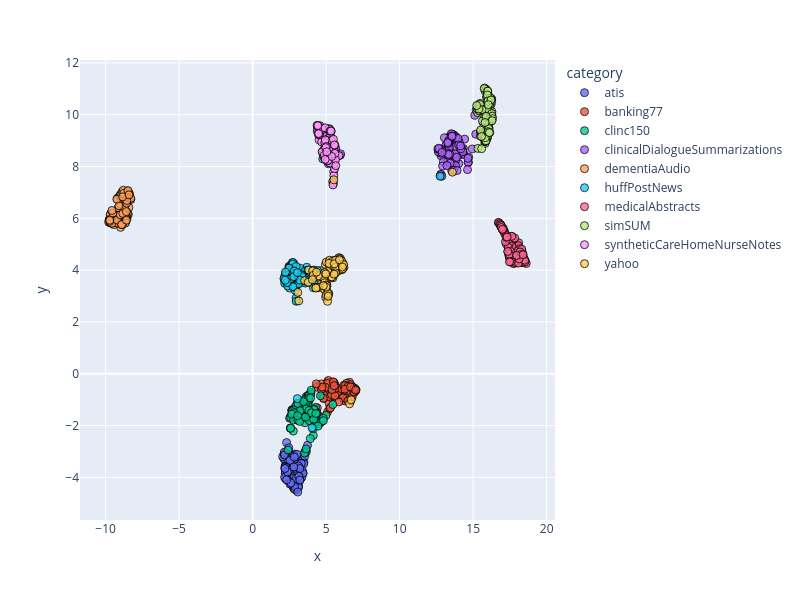

The notebook cell saved with this chart:
### Code cell
dimensionality_reduction_plots(file_paths="./outputsTest/*/mean_model_zero_shot_classification.csv")

### Figure 1 — Plotly figure (JSON) as saved in the notebook; plotly's stock layout.template omitted (floating-point values rounded to 4 significant figures)
{"data": [{"customdata": [["atis_177"], ["atis_172"], ["atis_197"], ["atis_170"], ["atis_100"], ["atis_194"], ["atis_109"], ["atis_100"], ["atis_1"], ["atis_151"], ["atis_202"], ["atis_139"], ["atis_180"], ["atis_104"], ["atis_16"], ["atis_141"], ["atis_121"], ["atis_103"], ["atis_119"], ["atis_179"], ["atis_168"], ["atis_172"], ["atis_163"], ["atis_175"], ["atis_117"], ["atis_100"], ["atis_159"], ["atis_163"], ["atis_105"], ["atis_296"], ["atis_103"], ["atis_16"], ["atis_134"], ["atis_218"], ["atis_109"], ["atis_119"], ["atis_291"], ["atis_105"], ["atis_120"], ["atis_135"], ["atis_0"], ["atis_106"], ["atis_0"], ["atis_120"], ["atis_133"], ["atis_12"], ["atis_134"], ["atis_139"], ["atis_229"], ["atis_190"], ["atis_233"], ["atis_179"], ["atis_124"], ["atis_121"], ["atis_171"], ["atis_134"], ["atis_147"], ["atis_146"], ["atis_106"], ["atis_109"], ["atis_146"], ["atis_146"], ["atis_143"], ["atis_114"], ["atis_108"], ["atis_216"], ["atis_114"], ["atis_180"], ["atis_124"], ["atis_158"], ["atis_103"], ["atis_178"], ["atis_170"], ["atis_212"], ["atis_159"], ["atis_102"], ["atis_235"], ["atis_113"], ["atis_131"], ["atis_109"], ["atis_302"], ["atis_163"], ["atis_13"], ["atis_21"], ["atis_154"], ["atis_114"], ["atis_103"], ["atis_21"], ["atis_119"], ["atis_168"], ["atis_119"], ["atis_238"], ["atis_119"], ["atis_1"], ["atis_147"], ["atis_279"], ["atis_162"], ["atis_310"], ["atis_177"], ["atis_22"]], "hovertemplate": "category=atis<br>x=%{x}<br>y=%{y}<br>doc_id=%{customdata[0]}<extra></extra>", "legendgroup": "atis", "marker": {"color": "#636efa", "line": {"color": "black", "width": 1}, "opacity": 0.8, "size": 8, "symbol": "circle"}, "mode": "markers", "name": "atis", "orientation": "v", "showlegend": true, "type": "scatter", "x": [2.455, 2.606, 2.673, 2.433, 2.237, 3.028, 3.178, 2.518, 2.591, 2.421, 2.776, 3.061, 2.213, 2.353, 2.816, 2.527, 2.934, 3.354, 3.38, 3.55, 2.831, 2.434, 2.853, 2.318, 2.624, 2.391, 2.906, 2.735, 2.364, 3.113, 2.818, 2.587, 2.233, 2.126, 2.96, 2.795, 2.781, 3.487, 2.755, 2.276, 3.052, 2.31, 3.236, 3.115, 2.883, 3.076, 2.344, 2.649, 2.172, 2.361, 3.546, 2.216, 2.78, 2.222, 2.388, 2.043, 2.268, 2.19, 3.433, 2.852, 2.243, 2.723, 3.477, 2.177, 3.64, 2.981, 3.391, 3.303, 3.421, 2.493, 3.151, 2.804, 2.144, 2.544, 3.097, 2.223, 2.838, 3.119, 3.022, 2.749, 2.947, 2.456, 2.157, 3.168, 2.854, 2.368, 2.842, 3.103, 2.537, 3.215, 3.736, 2.803, 2.197, 3.07, 2.165, 2.97, 2.61, 3.146, 3.216, 2.31], "xaxis": "x", "y": [-4.066, -3.908, -3.187, -3.377, -3.634, -4.23, -3.758, -4.121, -3.43, -3.196, -3.306, -3.844, -3.557, -3.317, -4.429, -3.317, -3.444, -3.994, -3.321, -3.028, -3.097, -3.375, -4.032, -3.702, -4.274, -3.518, -4.432, -3.484, -3.769, -4.308, -3.607, -3.47, -3.814, -3.271, -4.491, -3.159, -4.401, -3.409, -3.437, -4.066, -4.226, -2.655, -4.096, -4.371, -4.457, -3.451, -3.954, -4.186, -3.301, -3.279, -3.185, -3.584, -4.024, -3.838, -4.116, -3.201, -3.609, -3.653, -3.842, -3.651, -4.041, -3.165, -3.474, -3.997, -2.949, -3.199, -3.737, -3.461, -3.844, -3.726, -3.958, -3.163, -3.097, -3.345, -4.365, -3.041, -4.445, -4.379, -3.109, -4.291, -4.142, -2.853, -3.026, -3.619, -4.358, -3.795, -3.22, -3.555, -4.256, -3.659, -2.758, -3.595, -3.657, -4.564, -3.134, -4.042, -4.215, -3.965, -4.102, -4.093], "yaxis": "y"}, {"customdata": [["atis_298"], ["atis_175"], ["atis_210"], ["atis_190"], ["atis_102"], ["atis_278"], ["atis_201"], ["atis_169"], ["atis_194"], ["atis_176"], ["atis_257"], ["atis_210"], ["atis_238"], ["atis_174"], ["atis_433"], ["atis_175"], ["atis_129"], ["atis_108"], ["atis_174"], ["atis_282"], ["atis_235"], ["atis_20"], ["atis_437"], ["atis_191"], ["atis_249"], ["atis_151"], ["atis_200"], ["atis_349"], ["atis_332"], ["atis_326"], ["atis_192"], ["atis_273"], ["atis_19"], ["atis_325"], ["atis_133"], ["atis_186"], ["atis_307"], ["atis_277"], ["atis_28"], ["atis_288"], ["atis_161"], ["atis_229"], ["atis_155"], ["atis_176"], ["atis_179"], ["atis_15"], ["atis_196"], ["atis_196"], ["atis_30"], ["atis_263"], ["atis_234"], ["atis_206"], ["atis_243"], ["atis_141"], ["atis_294"], ["atis_16"], ["atis_151"], ["atis_224"], ["atis_211"], ["atis_129"], ["atis_188"], ["atis_336"], ["atis_163"], ["atis_151"], ["atis_115"], ["atis_245"], ["atis_191"], ["atis_409"], ["atis_241"], ["atis_179"], ["atis_124"], ["atis_235"], ["atis_174"], ["atis_234"], ["atis_200"], ["atis_116"], ["atis_271"], ["atis_329"], ["atis_158"], ["atis_229"], ["atis_383"], ["atis_243"], ["atis_177"], ["atis_356"], ["atis_189"], ["atis_134"], ["atis_108"], ["atis_211"], ["atis_196"], ["atis_235"], ["atis_15"], ["atis_242"], ["atis_121"], ["atis_287"], ["atis_19"], ["atis_371"], ["atis_163"], ["atis_335"], ["atis_227"], ["atis_349"]], "hovertemplate": "category=banking77<br>x=%{x}<br>y=%{y}<br>doc_id=%{customdata[0]}<extra></extra>", "legendgroup": "banking77", "marker": {"color": "#EF553B", "line": {"color": "black", "width": 1}, "opacity": 0.8, "size": 8, "symbol": "circle"}, "mode": "markers", "name": "banking77", "orientation": "v", "showlegend": true, "type": "scatter", "x": [6.758, 7.039, 4.36, 6.489, 6.334, 6.264, 6.486, 6.356, 6.435, 5.854, 6.547, 5.588, 5.316, 5.225, 6.012, 4.4, 4.954, 6.909, 6.063, 6.645, 5.546, 4.709, 6.583, 6.942, 6.655, 5.568, 5.247, 6.186, 6.594, 6.354, 5.999, 6.224, 5.094, 6.152, 5.105, 6.945, 5.853, 4.842, 5.365, 6.825, 5.26, 6.24, 5.203, 5.484, 5.097, 5.237, 6.594, 6.732, 5.534, 5.34, 6.393, 6.851, 5.153, 5.49, 6.295, 4.682, 6.249, 5.953, 6.386, 5.775, 6.834, 6.995, 5.534, 6.26, 6.391, 6.661, 5.179, 5.722, 4.81, 6.547, 6.884, 5.376, 5.596, 6.076, 4.82, 6.791, 5.092, 6.413, 4.956, 5.494, 5.295, 6.635, 5.403, 4.678, 4.728, 6.612, 6.776, 6.145, 6.19, 6.485, 6.885, 6.28, 4.331, 6.495, 6.277, 6.898, 6.661, 7.011, 5.862, 5.549], "xaxis": "x", "y": [-0.4948, -0.6199, -0.5183, -0.5354, -0.5251, -0.5018, -0.7719, -0.7595, -0.4768, -0.7541, -0.8638, -0.4665, -0.3437, -0.3581, -0.8327, -1.313, -0.6558, -0.7254, -0.8186, -0.9707, -0.8902, -0.8427, -0.846, -0.5556, -1.053, -0.3748, -0.3524, -0.5243, -0.4787, -1.026, -0.8485, -0.8606, -1.473, -0.8084, -0.821, -0.6565, -0.7148, -0.957, -0.3285, -0.7066, -0.9023, -0.843, -1.142, -0.3741, -0.306, -1.34, -0.3317, -0.9317, -0.3503, -0.4637, -0.5732, -0.6145, -0.2597, -0.4196, -0.5176, -0.3908, -1.046, -0.6111, -0.7187, -0.7384, -0.7055, -0.6653, -0.4968, -0.5307, -0.3628, -0.4174, -0.8852, -0.5472, -0.801, -0.7975, -0.6988, -0.8114, -0.8504, -0.5903, -0.9438, -0.516, -0.3744, -0.9567, -0.5264, -0.3114, -1.315, -0.6787, -0.6096, -0.6063, -0.5148, -1.037, -0.8895, -0.928, -0.4479, -1.043, -0.6963, -0.4548, -0.3899, -0.4842, -0.5976, -0.5862, -0.5072, -0.6302, -1.091, -0.4607], "yaxis": "y"}, {"customdata": [["atis_394"], ["atis_210"], ["atis_343"], ["atis_216"], ["atis_147"], ["atis_3"], ["atis_241"], ["atis_292"], ["atis_294"], ["atis_229"], ["atis_272"], ["atis_267"], ["atis_394"], ["atis_234"], ["atis_487"], ["atis_238"], ["atis_176"], ["atis_330"], ["atis_188"], ["atis_283"], ["atis_263"], ["atis_331"], ["atis_557"], ["atis_194"], ["atis_450"], ["atis_243"], ["atis_275"], ["atis_371"], ["atis_429"], ["atis_353"], ["atis_261"], ["atis_279"], ["atis_257"], ["atis_427"], ["atis_145"], ["atis_19"], ["atis_329"], ["atis_314"], ["atis_287"], ["atis_289"], ["atis_234"], ["atis_267"], ["atis_216"], ["atis_245"], ["atis_238"], ["atis_263"], ["atis_334"], ["atis_256"], ["atis_315"], ["atis_283"], ["atis_369"], ["atis_256"], ["atis_302"], ["atis_260"], ["atis_326"], ["atis_200"], ["atis_154"], ["atis_321"], ["atis_336"], ["atis_314"], ["atis_225"], ["atis_371"], ["atis_300"], ["atis_165"], ["atis_154"], ["atis_256"], ["atis_268"], ["atis_410"], ["atis_25"], ["atis_218"], ["atis_186"], ["atis_310"], ["atis_280"], ["atis_252"], ["atis_31"], ["atis_131"], ["atis_302"], ["atis_332"], ["atis_206"], ["atis_305"], ["atis_406"], ["atis_261"], ["atis_186"], ["atis_36"], ["atis_256"], ["atis_230"], ["atis_159"], ["atis_222"], ["atis_430"], ["atis_324"], ["atis_23"], ["atis_261"], ["atis_133"], ["atis_288"], ["atis_210"], ["atis_515"], ["atis_240"], ["atis_349"], ["atis_278"], ["atis_36"]], "hovertemplate": "category=clinc150<br>x=%{x}<br>y=%{y}<br>doc_id=%{customdata[0]}<extra></extra>", "legendgroup": "clinc150", "marker": {"color": "#00cc96", "line": {"color": "black", "width": 1}, "opacity": 0.8, "size": 8, "symbol": "circle"}, "mode": "markers", "name": "clinc150", "orientation": "v", "showlegend": true, "type": "scatter", "x": [4.282, 2.744, 4.99, 3.73, 4.219, 2.515, 2.573, 4.572, 3.181, 2.761, 3.828, 2.768, 3.653, 3.535, 2.578, 3.758, 3.64, 3.814, 4.344, 4.129, 3.295, 3.24, 4.479, 2.613, 3.679, 3.693, 4.228, 2.59, 2.862, 3.966, 3.556, 2.688, 2.654, 3.723, 4.361, 2.586, 3.049, 4.375, 3.924, 3.763, 3.504, 3.376, 2.415, 2.903, 3.77, 3.837, 5.454, 3.003, 3.436, 3.459, 3.027, 3.201, 3.289, 2.786, 3.156, 3.638, 3.986, 3.079, 3.743, 3.493, 4.123, 4.166, 2.913, 3.779, 3.208, 3.864, 4.61, 3.578, 3.641, 3.936, 4.688, 3.958, 3.806, 3.636, 3.727, 2.701, 3.985, 4.811, 3.329, 3.852, 2.802, 3.643, 3.822, 4.813, 4.177, 3.836, 4.451, 3.09, 3.202, 3.23, 3.997, 2.696, 2.816, 4.159, 3.597, 3.944, 2.663, 3.056, 3.455, 4.304], "xaxis": "x", "y": [-1.296, -1.473, -1.607, -0.858, -1.932, -1.716, -2.104, -1.919, -1.324, -1.494, -0.8601, -2.213, -3.015, -3.063, -2.089, -0.9161, -1.518, -0.8964, -1.857, -2.382, -1.473, -1.117, -1.617, -1.61, -1.575, -1.718, -1.632, -1.689, -1.335, -0.7169, -1.891, -1.387, -1.416, -1.65, -1.495, -2.105, -1.742, -1.522, -2.501, -1.746, -1.67, -1.655, -2.946, -1.483, -1.666, -1.046, -1.187, -1.722, -1.232, -1.145, -1.139, -1.551, -1.696, -1.78, -1.443, -0.8879, -1.724, -1.799, -1.178, -1.033, -2.121, -1.362, -1.26, -0.8293, -1.513, -1.536, -0.8498, -0.986, -1.253, -1.556, -1.85, -0.7848, -0.8461, -2.901, -1.024, -1.394, -0.6342, -1.721, -1.565, -1.809, -1.39, -1.361, -0.9324, -1.811, -1.383, -1.417, -2.022, -1.153, -1.842, -1.422, -1.508, -1.46, -1.506, -1.754, -1.675, -0.9359, -1.558, -1.619, -1.073, -1.537], "yaxis": "y"}, {"customdata": [["atis_458"], ["atis_25"], ["atis_378"], ["atis_452"], ["atis_265"], ["atis_356"], ["atis_399"], ["atis_329"], ["atis_3"], ["atis_287"], ["atis_288"], ["atis_294"], ["atis_410"], ["atis_265"], ["atis_513"], ["atis_437"], ["atis_178"], ["atis_332"], ["atis_287"], ["atis_386"], ["atis_398"], ["atis_433"], ["atis_578"], ["atis_227"], ["atis_457"], ["atis_374"], ["atis_291"], ["atis_425"], ["atis_442"], ["atis_44"], ["atis_272"], ["atis_370"], ["atis_42"], ["atis_496"], ["atis_200"], ["atis_276"], ["atis_33"], ["atis_383"], ["atis_409"], ["atis_337"], ["atis_302"], ["atis_272"], ["atis_332"], ["atis_349"], ["atis_260"], ["atis_273"], ["atis_351"], ["atis_356"], ["atis_356"], ["atis_3"], ["atis_389"], ["atis_291"], ["atis_307"], ["atis_331"], ["atis_334"], ["atis_284"], ["atis_234"], ["atis_442"], ["atis_521"], ["atis_397"], ["atis_353"], ["atis_392"], ["atis_323"], ["atis_260"], ["atis_161"], ["atis_391"], ["atis_289"], ["atis_42"], ["atis_343"], ["atis_227"], ["atis_240"], ["atis_364"], ["atis_348"], ["atis_386"], ["atis_404"], ["atis_210"], ["atis_448"], ["atis_489"], ["atis_282"], ["atis_392"], ["atis_525"], ["atis_485"], ["atis_324"], ["atis_42"], ["atis_295"], ["atis_265"], ["atis_16"], ["atis_225"], ["atis_532"], ["atis_42"], ["atis_235"], ["atis_429"], ["atis_212"], ["atis_340"], ["atis_29"], ["atis_608"], ["atis_305"], ["atis_497"], ["atis_350"], ["atis_378"]], "hovertemplate": "category=clinicalDialogueSummarizations<br>x=%{x}<br>y=%{y}<br>doc_id=%{customdata[0]}<extra></extra>", "legendgroup": "clinicalDialogueSummarizations", "marker": {"color": "#ab63fa", "line": {"color": "black", "width": 1}, "opacity": 0.8, "size": 8, "symbol": "circle"}, "mode": "markers", "name": "clinicalDialogueSummarizations", "orientation": "v", "showlegend": true, "type": "scatter", "x": [13.7, 13.56, 13.63, 14.35, 12.77, 13.27, 13.54, 13.7, 13.25, 12.85, 14.68, 13.16, 14.34, 12.83, 13.39, 13.55, 13.41, 13.54, 5.963, 13.68, 14.04, 14.02, 12.8, 12.79, 12.78, 13.78, 13.58, 15.18, 14.2, 13.8, 13.4, 14.36, 13.81, 13.3, 13.58, 13.58, 13.2, 13.8, 12.63, 14.26, 15.55, 13.48, 14.07, 13.25, 13.05, 13.29, 13.7, 13.91, 13.32, 14.42, 12.74, 14.7, 13.51, 13.37, 13.22, 5.982, 12.82, 12.77, 13.88, 13.3, 14.29, 13.27, 14.65, 14.05, 13.96, 13.27, 13.43, 13.32, 15.11, 14.62, 14.64, 13.35, 12.88, 12.63, 15.34, 13.32, 14.01, 13.38, 12.71, 14.94, 13.27, 13.77, 13.55, 12.81, 13.42, 16.72, 12.6, 14.16, 13.3, 12.97, 12.92, 13.32, 13.87, 12.67, 13.27, 12.89, 14.14, 12.87, 13.56, 13.21], "xaxis": "x", "y": [7.976, 8.13, 9.224, 8.49, 8.634, 8.266, 8.843, 9.21, 8.511, 8.676, 8.165, 8.845, 8.696, 8.643, 8.745, 9.219, 8.984, 7.838, 8.436, 8.111, 8.435, 8.111, 7.684, 8.611, 7.655, 8.767, 9.233, 9.247, 8.516, 8.228, 9.149, 8.459, 9.153, 8.915, 9.249, 8.156, 8.358, 8.031, 8.622, 8.656, 9.171, 8.513, 8.521, 8.529, 9.11, 8.537, 7.858, 7.844, 8.789, 9.056, 8.611, 8.356, 9.262, 8.873, 8.494, 8.486, 8.414, 8.517, 9.056, 8.245, 8.578, 8.27, 8.158, 8.934, 9.084, 8.451, 8.126, 8.865, 9.973, 7.877, 8.313, 9.001, 8.621, 8.565, 10.25, 8.931, 8.83, 8.726, 8.66, 8.677, 8.52, 8.492, 9.172, 7.7, 8.464, 5.836, 8.679, 8.681, 8.887, 8.186, 8.019, 8.463, 8.352, 8.705, 8.926, 8.543, 8.793, 7.622, 9.167, 8.037], "yaxis": "y"}, {"customdata": [["atis_507"], ["atis_305"], ["atis_39"], ["atis_469"], ["atis_306"], ["atis_531"], ["atis_453"], ["atis_429"], ["atis_475"], ["atis_346"], ["atis_42"], ["atis_495"], ["atis_456"], ["atis_374"], ["atis_515"], ["atis_452"], ["atis_22"], ["atis_351"], ["atis_336"], ["atis_439"], ["atis_42"], ["atis_49"], ["atis_66"], ["atis_246"], ["atis_501"], ["atis_389"], ["atis_35"], ["atis_495"], ["atis_575"], ["atis_464"], ["atis_326"], ["atis_475"], ["atis_420"], ["atis_520"], ["atis_208"], ["atis_299"], ["atis_401"], ["atis_427"], ["atis_415"], ["atis_348"], ["atis_326"], ["atis_350"], ["atis_346"], ["atis_429"], ["atis_426"], ["atis_394"], ["atis_414"], ["atis_437"], ["atis_358"], ["atis_390"], ["atis_548"], ["atis_330"], ["atis_489"], ["atis_349"], ["atis_412"], ["atis_475"], ["atis_286"], ["atis_445"], ["atis_533"], ["atis_410"], ["atis_426"], ["atis_460"], ["atis_482"], ["atis_328"], ["atis_183"], ["atis_460"], ["atis_330"], ["atis_508"], ["atis_345"], ["atis_349"], ["atis_278"], ["atis_369"], ["atis_413"], ["atis_414"], ["atis_416"], ["atis_277"], ["atis_537"], ["atis_536"], ["atis_321"], ["atis_466"], ["atis_556"], ["atis_486"], ["atis_363"], ["atis_513"], ["atis_354"], ["atis_315"], ["atis_233"], ["atis_238"], ["atis_540"], ["atis_451"], ["atis_267"], ["atis_43"], ["atis_287"], ["atis_370"], ["atis_334"], ["atis_666"], ["atis_320"], ["atis_548"], ["atis_537"], ["atis_469"]], "hovertemplate": "category=dementiaAudio<br>x=%{x}<br>y=%{y}<br>doc_id=%{customdata[0]}<extra></extra>", "legendgroup": "dementiaAudio", "marker": {"color": "#FFA15A", "line": {"color": "black", "width": 1}, "opacity": 0.8, "size": 8, "symbol": "circle"}, "mode": "markers", "name": "dementiaAudio", "orientation": "v", "showlegend": true, "type": "scatter", "x": [-8.582, -8.511, -8.638, -8.902, -8.491, -9.572, -9.151, -8.72, -8.542, -9.695, -8.971, -9.032, -8.769, -9.383, -9.479, -8.451, -8.407, -8.876, -8.284, -9.653, -9.667, -9.646, -9.706, -9.076, -9.684, -8.523, -8.366, -9.412, -8.417, -8.675, -9.198, -8.546, -9.707, -8.516, -8.94, -8.64, -9.009, -8.797, -8.931, -9.02, -8.78, -9.134, -9.036, -8.773, -8.75, -8.554, -9.084, -9.2, -9.747, -9.135, -8.979, -8.956, -9.438, -9.209, -8.92, -8.662, -9.766, -9.69, -8.416, -8.652, -8.976, -8.637, -8.689, -8.469, -8.954, -8.646, -8.493, -8.885, -9.785, -8.568, -8.865, -8.708, -9.742, -9.66, -8.285, -9.702, -8.794, -8.455, -9.568, -9.732, -9.215, -8.692, -8.853, -9.089, -9.002, -9.503, -8.548, -8.823, -9.713, -8.651, -8.59, -8.914, -9.567, -8.552, -8.763, -9.234, -8.837, -8.584, -8.474, -8.405], "xaxis": "x", "y": [6.595, 6.981, 6.558, 5.764, 6.951, 5.812, 5.871, 6.969, 5.974, 6.03, 5.749, 5.963, 5.922, 6.143, 5.899, 6.144, 6.966, 6.781, 6.72, 6.178, 5.942, 5.823, 5.991, 6.839, 5.937, 6.231, 6.931, 5.965, 6.417, 5.903, 6.776, 6.1, 5.976, 6.181, 6.104, 6.624, 6.519, 5.908, 6.251, 5.859, 6.47, 6.396, 6.869, 5.905, 5.995, 7.036, 5.935, 6.108, 5.943, 5.895, 5.651, 6.536, 5.757, 5.82, 5.79, 5.838, 5.91, 6.134, 6.74, 6.585, 6.874, 6.089, 6.368, 6.89, 6.941, 5.819, 7.042, 6.73, 5.845, 6.585, 7.022, 6.754, 5.946, 5.823, 6.77, 5.863, 7.085, 6.941, 5.806, 5.883, 5.932, 6.152, 5.754, 6.486, 6.132, 6.203, 6.837, 6.189, 5.927, 6.897, 6.258, 5.759, 6.303, 6.686, 6.963, 6.736, 6.827, 5.926, 7.07, 6.904], "yaxis": "y"}, {"customdata": [["atis_564"], ["atis_35"], ["atis_491"], ["atis_497"], ["atis_451"], ["atis_54"], ["atis_495"], ["atis_479"], ["atis_677"], ["atis_42"], ["atis_457"], ["atis_496"], ["atis_466"], ["atis_390"], ["atis_541"], ["atis_457"], ["atis_25"], ["atis_502"], ["atis_35"], ["atis_575"], ["atis_440"], ["atis_521"], ["atis_688"], ["atis_348"], ["atis_592"], ["atis_558"], ["atis_354"], ["atis_499"], ["atis_627"], ["atis_55"], ["atis_60"], ["atis_527"], ["atis_448"], ["atis_547"], ["atis_230"], ["atis_401"], ["atis_406"], ["atis_608"], ["atis_524"], ["atis_349"], ["atis_349"], ["atis_521"], ["atis_462"], ["atis_445"], ["atis_464"], ["atis_409"], ["atis_489"], ["atis_457"], ["atis_402"], ["atis_486"], ["atis_607"], ["atis_533"], ["atis_533"], ["atis_401"], ["atis_439"], ["atis_524"], ["atis_36"], ["atis_491"], ["atis_568"], ["atis_450"], ["atis_449"], ["atis_496"], ["atis_54"], ["atis_394"], ["atis_310"], ["atis_478"], ["atis_426"], ["atis_574"], ["atis_561"], ["atis_426"], ["atis_329"], ["atis_419"], ["atis_527"], ["atis_439"], ["atis_570"], ["atis_367"], ["atis_585"], ["atis_578"], ["atis_322"], ["atis_51"], ["atis_582"], ["atis_586"], ["atis_533"], ["atis_575"], ["atis_525"], ["atis_624"], ["atis_395"], ["atis_353"], ["atis_634"], ["atis_473"], ["atis_268"], ["atis_47"], ["atis_306"], ["atis_386"], ["atis_373"], ["atis_671"], ["atis_321"], ["atis_621"], ["atis_558"], ["atis_546"]], "hovertemplate": "category=huffPostNews<br>x=%{x}<br>y=%{y}<br>doc_id=%{customdata[0]}<extra></extra>", "legendgroup": "huffPostNews", "marker": {"color": "#19d3f3", "line": {"color": "black", "width": 1}, "opacity": 0.8, "size": 8, "symbol": "circle"}, "mode": "markers", "name": "huffPostNews", "orientation": "v", "showlegend": true, "type": "scatter", "x": [3.114, 3.898, 2.556, 2.295, 3.529, 3.793, 3.571, 2.494, 2.813, 3.965, 2.524, 3.671, 2.963, 2.319, 2.266, 3.685, 2.671, 2.467, 12.75, 2.253, 2.706, 4.896, 2.738, 2.809, 3.009, 2.769, 2.707, 2.493, 2.154, 2.515, 2.514, 3.609, 4.164, 3.103, 2.18, 2.894, 3.809, 3.291, 3.518, 3.366, 3.435, 3.137, 5.429, 2.684, 4.251, 2.735, 2.732, 3.582, 2.231, 2.344, 2.38, 2.663, 2.882, 2.939, 4.77, 4.372, 3.416, 3.172, 3.225, 2.659, 3.82, 3.129, 2.291, 3.58, 2.609, 3.104, 2.311, 3.134, 2.196, 2.544, 2.744, 3.896, 3.347, 2.648, 2.758, 4.621, 3.626, 2.619, 2.835, 2.458, 2.132, 2.962, 2.478, 3.808, 4.216, 2.954, 2.355, 3.36, 2.233, 4.136, 3.22, 2.832, 4.408, 2.802, 3.771, 2.221, 2.962, 3.042, 4.042, 3.051], "xaxis": "x", "y": [3.472, 3.872, 4.148, 3.77, 3.96, 3.793, 3.499, 3.519, 3.736, 3.884, 4.16, 3.978, 3.365, 3.498, 3.523, 4.111, 3.722, 4.14, 7.624, 3.878, 4.287, 3.717, 3.454, 4.249, 2.815, 3.5, 3.576, 4.109, 3.659, 3.307, 4.084, 3.918, 3.44, 3.737, 3.493, 3.216, 3.746, 3.597, 3.575, 3.613, 3.695, 3.997, 8.445, 3.696, 3.449, 4.297, 4.23, 3.656, 3.591, 3.794, 3.391, 3.645, 3.34, 3.77, 8.295, 3.46, 3.895, 3.646, 4.074, 3.665, 3.755, 3.477, 3.653, 3.972, 3.881, 3.783, 3.826, 3.857, 3.782, 3.657, 3.361, 3.927, 3.813, 3.685, 3.813, 3.98, 3.614, 3.67, 3.873, 3.981, 3.671, 4.14, 4.079, 3.523, 3.727, 2.928, 3.523, 3.753, 3.921, 3.32, 3.614, 3.971, 3.989, 3.749, 4.003, 3.611, 2.8, -0.9593, -2.083, 3.904], "yaxis": "y"}, {"customdata": [["atis_628"], ["atis_429"], ["atis_502"], ["atis_597"], ["atis_48"], ["atis_548"], ["atis_497"], ["atis_481"], ["atis_723"], ["atis_471"], ["atis_486"], ["atis_554"], ["atis_624"], ["atis_48"], ["atis_579"], ["atis_575"], ["atis_342"], ["atis_51"], ["atis_411"], ["atis_631"], ["atis_581"], ["atis_633"], ["atis_717"], ["atis_392"], ["atis_656"], ["atis_65"], ["atis_386"], ["atis_572"], ["atis_710"], ["atis_6"], ["atis_602"], ["atis_585"], ["atis_482"], ["atis_577"], ["atis_363"], ["atis_457"], ["atis_535"], ["atis_62"], ["atis_671"], ["atis_370"], ["atis_5"], ["atis_567"], ["atis_49"], ["atis_487"], ["atis_524"], ["atis_432"], ["atis_534"], ["atis_548"], ["atis_442"], ["atis_521"], ["atis_62"], ["atis_546"], ["atis_664"], ["atis_446"], ["atis_513"], ["atis_530"], ["atis_538"], ["atis_498"], ["atis_669"], ["atis_489"], ["atis_639"], ["atis_568"], ["atis_598"], ["atis_552"], ["atis_521"], ["atis_545"], ["atis_431"], ["atis_586"], ["atis_631"], ["atis_588"], ["atis_432"], ["atis_493"], ["atis_632"], ["atis_492"], ["atis_630"], ["atis_417"], ["atis_685"], ["atis_603"], ["atis_477"], ["atis_521"], ["atis_633"], ["atis_655"], ["atis_555"], ["atis_632"], ["atis_556"], ["atis_628"], ["atis_398"], ["atis_390"], ["atis_65"], ["atis_602"], ["atis_27"], ["atis_493"], ["atis_310"], ["atis_409"], ["atis_568"], ["atis_673"], ["atis_324"], ["atis_647"], ["atis_580"], ["atis_609"]], "hovertemplate": "category=medicalAbstracts<br>x=%{x}<br>y=%{y}<br>doc_id=%{customdata[0]}<extra></extra>", "legendgroup": "medicalAbstracts", "marker": {"color": "#FF6692", "line": {"color": "black", "width": 1}, "opacity": 0.8, "size": 8, "symbol": "circle"}, "mode": "markers", "name": "medicalAbstracts", "orientation": "v", "showlegend": true, "type": "scatter", "x": [17.03, 16.73, 17.8, 18.02, 17.47, 17.38, 17.35, 17.99, 17.15, 16.85, 17.67, 18.38, 17.96, 18.37, 18.1, 17.55, 17.62, 17.34, 17.81, 17.25, 18.29, 16.91, 18.47, 18.38, 17.82, 18.3, 18.09, 17.65, 18.07, 17.73, 17.68, 17.43, 17.43, 18.17, 18.39, 17.32, 18.16, 17.74, 17.74, 16.87, 17.64, 18.28, 17.45, 18.27, 18.54, 18.37, 16.88, 17.82, 17.8, 17.48, 17.72, 17.55, 17.08, 18.39, 18.06, 18.46, 18.52, 18.33, 18.46, 18.03, 16.79, 17.36, 18.3, 18.19, 17.42, 17.77, 16.99, 17.39, 18.61, 17.03, 17.15, 17.41, 17.53, 18.35, 18.53, 17.46, 16.85, 17.25, 18.39, 18.08, 17.83, 17.2, 16.98, 16.94, 18.5, 17.0, 17.24, 16.92, 18.27, 17.35, 17.63, 18.13, 17.95, 17.06, 16.92, 18.4, 16.99, 17.57, 17.47, 17.31], "xaxis": "x", "y": [5.54, 5.835, 5.114, 4.972, 4.473, 4.924, 5.131, 4.937, 5.476, 5.734, 5.269, 4.301, 5.053, 4.418, 5.055, 4.805, 5.3, 5.226, 4.516, 5.005, 4.312, 5.67, 4.355, 4.5, 4.299, 4.756, 4.871, 4.753, 4.943, 5.168, 4.342, 4.59, 4.554, 4.403, 4.546, 5.248, 4.829, 4.549, 5.226, 5.754, 4.916, 4.759, 5.033, 4.538, 4.372, 4.64, 5.713, 4.262, 4.527, 4.502, 4.255, 4.331, 5.489, 4.501, 4.754, 4.293, 4.29, 4.427, 4.435, 4.352, 5.788, 4.716, 4.812, 4.699, 5.195, 4.303, 5.577, 4.88, 4.257, 5.586, 5.408, 5.294, 4.726, 4.293, 4.321, 4.618, 5.749, 5.337, 4.396, 4.272, 5.236, 5.097, 5.587, 5.642, 4.38, 5.628, 5.274, 5.713, 4.606, 4.72, 5.306, 4.432, 4.569, 5.603, 5.646, 4.593, 5.57, 4.325, 4.319, 5.276], "yaxis": "y"}, {"customdata": [["atis_691"], ["atis_586"], ["atis_527"], ["atis_599"], ["atis_56"], ["atis_631"], ["atis_535"], ["atis_485"], ["atis_725"], ["atis_478"], ["atis_531"], ["atis_568"], ["atis_637"], ["atis_493"], ["atis_63"], ["atis_632"], ["atis_464"], ["atis_527"], ["atis_437"], ["atis_66"], ["atis_63"], ["atis_671"], ["atis_731"], ["atis_453"], ["atis_682"], ["atis_652"], ["atis_497"], ["atis_628"], ["atis_737"], ["atis_653"], ["atis_657"], ["atis_686"], ["atis_56"], ["atis_582"], ["atis_409"], ["atis_462"], ["atis_569"], ["atis_630"], ["atis_681"], ["atis_475"], ["atis_552"], ["atis_62"], ["atis_554"], ["atis_631"], ["atis_568"], ["atis_570"], ["atis_546"], ["atis_593"], ["atis_521"], ["atis_629"], ["atis_81"], ["atis_59"], ["atis_77"], ["atis_489"], ["atis_619"], ["atis_695"], ["atis_566"], ["atis_556"], ["atis_700"], ["atis_666"], ["atis_67"], ["atis_623"], ["atis_650"], ["atis_557"], ["atis_601"], ["atis_60"], ["atis_537"], ["atis_599"], ["atis_746"], ["atis_637"], ["atis_475"], ["atis_508"], ["atis_657"], ["atis_502"], ["atis_661"], ["atis_432"], ["atis_706"], ["atis_73"], ["atis_508"], ["atis_614"], ["atis_652"], ["atis_677"], ["atis_617"], ["atis_693"], ["atis_578"], ["atis_650"], ["atis_574"], ["atis_41"], ["atis_661"], ["atis_638"], ["atis_279"], ["atis_497"], ["atis_383"], ["atis_451"], ["atis_569"], ["atis_700"], ["atis_491"], ["atis_66"], ["atis_588"], ["atis_613"]], "hovertemplate": "category=simSUM<br>x=%{x}<br>y=%{y}<br>doc_id=%{customdata[0]}<extra></extra>", "legendgroup": "simSUM", "marker": {"color": "#B6E880", "line": {"color": "black", "width": 1}, "opacity": 0.8, "size": 8, "symbol": "circle"}, "mode": "markers", "name": "simSUM", "orientation": "v", "showlegend": true, "type": "scatter", "x": [15.49, 15.66, 15.2, 15.52, 16.08, 15.7, 15.7, 15.9, 16.01, 15.85, 16.0, 16.26, 15.74, 15.98, 15.82, 15.81, 16.28, 16.22, 15.3, 15.92, 15.5, 15.4, 16.04, 16.28, 15.83, 15.91, 15.62, 16.16, 15.89, 16.04, 15.76, 15.27, 15.99, 16.06, 15.79, 16.19, 15.96, 15.95, 15.95, 15.72, 15.81, 15.81, 15.78, 15.96, 15.98, 16.21, 16.06, 16.26, 16.13, 15.33, 15.82, 15.46, 15.3, 16.22, 15.83, 16.05, 15.57, 15.87, 15.51, 15.59, 15.72, 15.75, 16.19, 15.94, 15.31, 15.41, 15.86, 15.87, 15.47, 15.73, 16.14, 15.96, 15.32, 16.2, 15.6, 15.75, 16.26, 16.06, 16.29, 16.06, 15.63, 15.82, 16.01, 16.14, 16.32, 15.98, 15.58, 16.1, 15.99, 15.97, 16.0, 15.89, 15.51, 16.28, 15.81, 16.21, 15.56, 15.39, 15.24, 16.03], "xaxis": "x", "y": [9.172, 10.11, 10.18, 9.315, 9.483, 9.669, 10.17, 10.67, 10.48, 9.762, 9.469, 10.61, 9.101, 9.127, 10.97, 8.89, 10.12, 10.4, 10.08, 9.041, 9.339, 10.15, 10.75, 9.902, 9.88, 10.93, 10.22, 10.44, 10.23, 10.0, 10.21, 10.23, 9.325, 10.58, 8.952, 10.06, 9.141, 10.89, 10.69, 9.955, 10.91, 9.956, 11.03, 9.708, 10.84, 9.985, 9.378, 10.52, 10.41, 10.29, 9.067, 10.43, 10.29, 10.62, 8.974, 9.514, 9.248, 10.98, 10.23, 9.255, 10.13, 10.22, 9.883, 10.93, 10.36, 10.37, 8.974, 8.997, 10.4, 9.216, 10.66, 10.22, 8.698, 9.743, 10.19, 11.01, 10.04, 9.654, 9.941, 9.458, 9.756, 9.111, 9.343, 9.314, 9.845, 10.9, 8.687, 9.307, 10.91, 10.76, 10.52, 9.934, 9.404, 9.767, 9.698, 10.57, 9.158, 10.21, 10.35, 10.39], "yaxis": "y"}, {"customdata": [["atis_705"], ["atis_618"], ["atis_55"], ["atis_622"], ["atis_63"], ["atis_681"], ["atis_54"], ["atis_742"], ["atis_737"], ["atis_516"], ["atis_605"], ["atis_726"], ["atis_667"], ["atis_496"], ["atis_732"], ["atis_639"], ["atis_47"], ["atis_547"], ["atis_511"], ["atis_693"], ["atis_78"], ["atis_717"], ["atis_745"], ["atis_493"], ["atis_695"], ["atis_705"], ["atis_689"], ["atis_712"], ["atis_742"], ["atis_70"], ["atis_709"], ["atis_71"], ["atis_611"], ["atis_69"], ["atis_617"], ["atis_604"], ["atis_720"], ["atis_647"], ["atis_72"], ["atis_684"], ["atis_637"], ["atis_663"], ["atis_576"], ["atis_715"], ["atis_62"], ["atis_613"], ["atis_681"], ["atis_606"], ["atis_86"], ["atis_730"], ["atis_83"], ["atis_711"], ["atis_81"], ["atis_538"], ["atis_688"], ["atis_701"], ["atis_669"], ["atis_623"], ["atis_741"], ["atis_715"], ["atis_735"], ["atis_647"], ["atis_706"], ["atis_677"], ["atis_691"], ["atis_70"], ["atis_70"], ["atis_66"], ["atis_94"], ["atis_641"], ["atis_547"], ["atis_531"], ["atis_677"], ["atis_726"], ["atis_738"], ["atis_485"], ["atis_73"], ["atis_737"], ["atis_540"], ["atis_657"], ["atis_674"], ["atis_693"], ["atis_628"], ["atis_726"], ["atis_600"], ["atis_655"], ["atis_617"], ["atis_449"], ["atis_689"], ["atis_691"], ["atis_397"], ["atis_54"], ["atis_496"], ["atis_503"], ["atis_633"], ["atis_707"], ["atis_499"], ["atis_706"], ["atis_598"], ["atis_69"]], "hovertemplate": "category=syntheticCareHomeNurseNotes<br>x=%{x}<br>y=%{y}<br>doc_id=%{customdata[0]}<extra></extra>", "legendgroup": "syntheticCareHomeNurseNotes", "marker": {"color": "#FF97FF", "line": {"color": "black", "width": 1}, "opacity": 0.8, "size": 8, "symbol": "circle"}, "mode": "markers", "name": "syntheticCareHomeNurseNotes", "orientation": "v", "showlegend": true, "type": "scatter", "x": [5.037, 5.511, 5.068, 4.89, 4.566, 4.445, 4.835, 4.486, 5.147, 4.793, 5.338, 4.8, 5.032, 5.09, 5.522, 4.472, 5.205, 4.513, 4.781, 5.297, 5.339, 4.411, 4.48, 4.817, 5.193, 5.283, 4.669, 4.927, 5.45, 5.48, 4.951, 4.579, 4.489, 4.926, 5.321, 5.417, 5.433, 5.409, 4.798, 4.428, 5.053, 5.642, 4.747, 5.35, 4.406, 5.443, 5.632, 5.16, 5.575, 4.856, 5.5, 5.396, 5.288, 5.553, 4.705, 5.587, 4.58, 5.145, 4.52, 5.267, 4.527, 5.151, 5.239, 4.723, 5.53, 4.43, 5.176, 5.05, 5.224, 5.039, 5.195, 4.719, 5.595, 4.382, 5.877, 4.692, 5.64, 5.394, 4.443, 5.497, 4.88, 5.292, 5.463, 5.562, 4.911, 5.066, 5.139, 4.939, 5.026, 4.972, 4.934, 5.656, 5.6, 4.459, 5.375, 5.261, 4.935, 4.493, 5.338, 5.048], "xaxis": "x", "y": [9.265, 7.804, 8.853, 8.41, 9.411, 9.369, 8.376, 9.488, 8.107, 8.492, 9.351, 8.609, 8.928, 9.084, 7.645, 9.387, 8.2, 9.199, 8.559, 8.791, 8.452, 9.469, 9.308, 8.56, 8.153, 9.329, 9.286, 8.75, 8.27, 8.433, 8.344, 9.575, 9.527, 8.319, 9.121, 8.893, 8.93, 8.829, 9.342, 9.383, 9.273, 8.668, 9.249, 8.808, 9.356, 7.415, 8.723, 9.015, 7.919, 8.904, 7.354, 8.322, 9.154, 8.103, 9.4, 8.273, 9.201, 8.624, 9.03, 8.128, 9.217, 9.452, 9.454, 8.569, 8.647, 9.56, 8.663, 8.33, 9.436, 8.477, 9.023, 9.464, 8.829, 9.588, 8.417, 8.944, 8.264, 9.001, 9.575, 9.051, 8.435, 8.439, 7.289, 8.832, 8.92, 8.208, 8.238, 9.027, 8.773, 8.727, 9.492, 8.033, 8.504, 9.262, 8.387, 9.367, 8.272, 9.27, 9.369, 8.567], "yaxis": "y"}, {"customdata": [["atis_77"], ["atis_625"], ["atis_669"], ["atis_738"], ["atis_84"], ["atis_98"], ["atis_700"], ["atis_99"], ["atis_744"], ["atis_674"], ["atis_624"], ["atis_78"], ["atis_71"], ["atis_641"], ["atis_738"], ["atis_673"], ["atis_673"], ["atis_588"], ["atis_691"], ["atis_742"], ["atis_92"], ["atis_746"], ["atis_83"], ["atis_661"], ["atis_88"], ["atis_710"], ["atis_694"], ["atis_739"], ["atis_746"], ["atis_91"], ["atis_94"], ["atis_95"], ["atis_730"], ["atis_697"], ["atis_697"], ["atis_659"], ["atis_95"], ["atis_710"], ["atis_83"], ["atis_738"], ["atis_653"], ["atis_682"], ["atis_688"], ["atis_88"], ["atis_95"], ["atis_96"], ["atis_736"], ["atis_84"], ["atis_99"], ["atis_92"], ["atis_86"], ["atis_717"], ["atis_88"], ["atis_731"], ["atis_96"], ["atis_92"], ["atis_69"], ["atis_637"], ["atis_95"], ["atis_81"], ["atis_736"], ["atis_67"], ["atis_746"], ["atis_79"], ["atis_78"], ["atis_731"], ["atis_73"], ["atis_711"], ["atis_98"], ["atis_656"], ["atis_680"], ["atis_608"], ["atis_705"], ["atis_84"], ["atis_77"], ["atis_693"], ["atis_94"], ["atis_81"], ["atis_71"], ["atis_80"], ["atis_727"], ["atis_723"], ["atis_677"], ["atis_81"], ["atis_628"], ["atis_725"], ["atis_80"], ["atis_560"], ["atis_92"], ["atis_719"], ["atis_43"], ["atis_585"], ["atis_497"], ["atis_650"], ["atis_697"], ["atis_77"], ["atis_77"], ["atis_746"], ["atis_631"], ["atis_736"]], "hovertemplate": "category=yahoo<br>x=%{x}<br>y=%{y}<br>doc_id=%{customdata[0]}<extra></extra>", "legendgroup": "yahoo", "marker": {"color": "#FECB52", "line": {"color": "black", "width": 1}, "opacity": 0.8, "size": 8, "symbol": "circle"}, "mode": "markers", "name": "yahoo", "orientation": "v", "showlegend": true, "type": "scatter", "x": [5.099, 5.132, 5.868, 5.221, 5.958, 4.711, 4.834, 5.464, 5.284, 5.656, 5.035, 4.469, 5.158, 5.586, 4.804, 5.185, 6.117, 5.836, 4.967, 5.705, 4.791, 5.388, 5.522, 6.211, 5.276, 6.078, 5.942, 5.082, 5.871, 5.5, 5.021, 5.968, 4.951, 6.589, 3.141, 5.987, 5.012, 5.095, 5.928, 4.158, 6.08, 4.673, 4.881, 4.951, 5.239, 5.227, 3.074, 5.019, 5.281, 5.887, 4.451, 5.235, 5.095, 4.864, 4.913, 5.803, 4.166, 5.104, 3.817, 4.998, 5.057, 5.787, 5.895, 5.447, 4.152, 6.705, 6.048, 5.192, 5.592, 5.642, 5.688, 5.34, 4.896, 5.396, 4.477, 4.306, 4.081, 5.0, 6.068, 4.119, 5.637, 5.542, 4.423, 5.125, 3.535, 6.134, 5.554, 3.786, 4.98, 6.167, 13.59, 4.072, 4.349, 4.997, 6.192, 5.141, 4.815, 5.907, 4.3, 6.107], "xaxis": "x", "y": [3.024, 3.012, 4.152, 4.124, 4.269, 3.342, 3.522, 3.703, 4.349, 3.906, 3.424, 3.325, 4.294, 4.383, 3.426, 3.096, 4.29, 3.973, 2.952, 4.155, 3.471, 3.754, 7.485, 4.111, 3.855, 4.044, 4.416, 4.242, 4.483, 3.82, 3.258, 4.454, 4.211, -1.161, 2.811, 4.078, 4.313, 3.077, 4.032, 4.003, 4.015, 3.597, 3.254, 3.896, 3.936, 4.18, 3.141, 3.458, 3.695, 4.432, 3.733, 4.383, 2.796, 3.638, 3.513, 4.284, 3.851, 3.946, 4.006, 3.429, 3.398, 4.307, 4.34, 4.34, 3.975, -1.006, 4.36, 4.261, 4.097, 4.383, 4.121, 3.742, 3.904, 3.735, 3.782, 3.336, 3.97, 3.043, 4.215, 3.797, 3.897, 3.844, 3.337, 3.103, 3.593, 4.055, 4.245, 3.529, 3.849, 4.188, 7.78, 3.631, 3.922, 3.342, 4.217, 2.995, 3.398, 4.394, 3.306, 4.119], "yaxis": "y"}], "layout": {"height": 600, "legend": {"title": {"text": "category"}, "tracegroupgap": 0}, "margin": {"t": 60}, "width": 800, "xaxis": {"anchor": "y", "domain": [0, 1], "title": {"text": "x"}}, "yaxis": {"anchor": "x", "domain": [0, 1], "title": {"text": "y"}}}}
